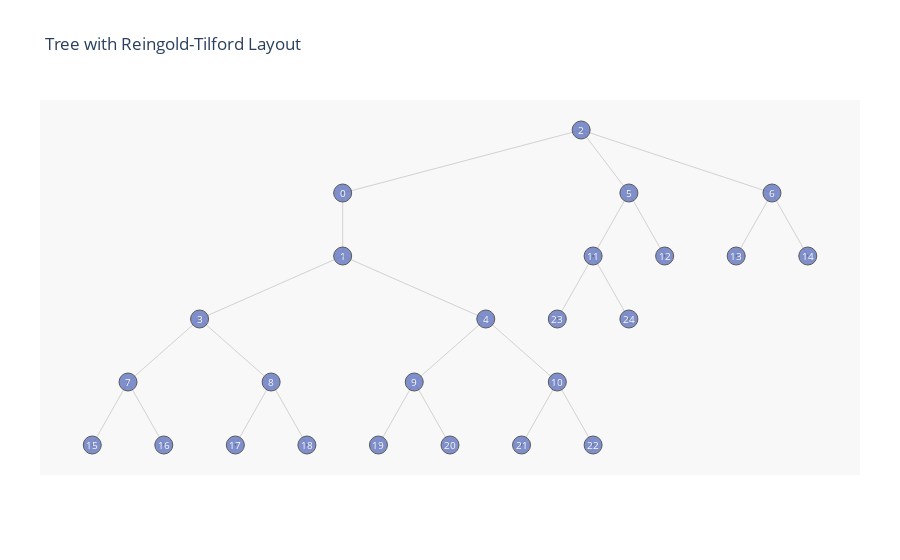

The notebook cell this image was saved under:
### Code cell
axis = dict(showline=False, # hide axis line, grid, ticklabels and  title
            zeroline=False,
            showgrid=False,
            showticklabels=False,
            )

fig.update_layout(title= 'Tree with Reingold-Tilford Layout',
              annotations=make_annotations(position, v_label),
              font_size=12,
              showlegend=False,
              xaxis=axis,
              yaxis=axis,
              margin=dict(l=40, r=40, b=85, t=100),
              hovermode='closest',
              plot_bgcolor='rgb(248,248,248)'
              )
fig.show()

### Figure 1 — Plotly figure (JSON) as saved in the notebook; plotly's stock layout.template omitted (floating-point values rounded to 4 significant figures)
{"data": [{"hoverinfo": "none", "line": {"color": "rgb(210,210,210)", "width": 1}, "mode": "lines", "type": "scatter", "x": [-3.333, -3.333, null, -3.333, 0, null, -3.333, -5.333, null, -3.333, -1.333, null, 0, 0.6667, null, 0, 2.667, null, -5.333, -6.333, null, -5.333, -4.333, null, -1.333, -2.333, null, -1.333, -0.3333, null, 0.6667, 0.1667, null, 0.6667, 1.167, null, 2.667, 2.167, null, 2.667, 3.167, null, -6.333, -6.833, null, -6.333, -5.833, null, -4.333, -4.833, null, -4.333, -3.833, null, -2.333, -2.833, null, -2.333, -1.833, null, -0.3333, -0.8333, null, -0.3333, 0.1667, null, 0.1667, -0.3333, null, 0.1667, 0.6667, null], "y": [9, 8, null, 9, 10, null, 8, 7, null, 8, 7, null, 10, 9, null, 10, 9, null, 7, 6, null, 7, 6, null, 7, 6, null, 7, 6, null, 9, 8, null, 9, 8, null, 9, 8, null, 9, 8, null, 6, 5, null, 6, 5, null, 6, 5, null, 6, 5, null, 6, 5, null, 6, 5, null, 6, 5, null, 6, 5, null, 8, 7, null, 8, 7, null]}, {"hoverinfo": "text", "marker": {"color": "#6175c1", "line": {"color": "rgb(50,50,50)", "width": 1}, "size": 18, "symbol": "circle-dot"}, "mode": "markers", "name": "bla", "opacity": 0.8, "text": ["0", "1", "2", "3", "4", "5", "6", "7", "8", "9", "10", "11", "12", "13", "14", "15", "16", "17", "18", "19", "20", "21", "22", "23", "24"], "type": "scatter", "x": [-3.333, -3.333, 0, -5.333, -1.333, 0.6667, 2.667, -6.333, -4.333, -2.333, -0.3333, 0.1667, 1.167, 2.167, 3.167, -6.833, -5.833, -4.833, -3.833, -2.833, -1.833, -0.8333, 0.1667, -0.3333, 0.6667], "y": [9, 8, 10, 7, 7, 9, 9, 6, 6, 6, 6, 8, 8, 8, 8, 5, 5, 5, 5, 5, 5, 5, 5, 7, 7]}], "layout": {"annotations": [{"font": {"color": "rgb(250,250,250)", "size": 10}, "showarrow": false, "text": "0", "x": -3.333, "xref": "x", "y": 9, "yref": "y"}, {"font": {"color": "rgb(250,250,250)", "size": 10}, "showarrow": false, "text": "1", "x": -3.333, "xref": "x", "y": 8, "yref": "y"}, {"font": {"color": "rgb(250,250,250)", "size": 10}, "showarrow": false, "text": "2", "x": 0, "xref": "x", "y": 10, "yref": "y"}, {"font": {"color": "rgb(250,250,250)", "size": 10}, "showarrow": false, "text": "3", "x": -5.333, "xref": "x", "y": 7, "yref": "y"}, {"font": {"color": "rgb(250,250,250)", "size": 10}, "showarrow": false, "text": "4", "x": -1.333, "xref": "x", "y": 7, "yref": "y"}, {"font": {"color": "rgb(250,250,250)", "size": 10}, "showarrow": false, "text": "5", "x": 0.6667, "xref": "x", "y": 9, "yref": "y"}, {"font": {"color": "rgb(250,250,250)", "size": 10}, "showarrow": false, "text": "6", "x": 2.667, "xref": "x", "y": 9, "yref": "y"}, {"font": {"color": "rgb(250,250,250)", "size": 10}, "showarrow": false, "text": "7", "x": -6.333, "xref": "x", "y": 6, "yref": "y"}, {"font": {"color": "rgb(250,250,250)", "size": 10}, "showarrow": false, "text": "8", "x": -4.333, "xref": "x", "y": 6, "yref": "y"}, {"font": {"color": "rgb(250,250,250)", "size": 10}, "showarrow": false, "text": "9", "x": -2.333, "xref": "x", "y": 6, "yref": "y"}, {"font": {"color": "rgb(250,250,250)", "size": 10}, "showarrow": false, "text": "10", "x": -0.3333, "xref": "x", "y": 6, "yref": "y"}, {"font": {"color": "rgb(250,250,250)", "size": 10}, "showarrow": false, "text": "11", "x": 0.1667, "xref": "x", "y": 8, "yref": "y"}, {"font": {"color": "rgb(250,250,250)", "size": 10}, "showarrow": false, "text": "12", "x": 1.167, "xref": "x", "y": 8, "yref": "y"}, {"font": {"color": "rgb(250,250,250)", "size": 10}, "showarrow": false, "text": "13", "x": 2.167, "xref": "x", "y": 8, "yref": "y"}, {"font": {"color": "rgb(250,250,250)", "size": 10}, "showarrow": false, "text": "14", "x": 3.167, "xref": "x", "y": 8, "yref": "y"}, {"font": {"color": "rgb(250,250,250)", "size": 10}, "showarrow": false, "text": "15", "x": -6.833, "xref": "x", "y": 5, "yref": "y"}, {"font": {"color": "rgb(250,250,250)", "size": 10}, "showarrow": false, "text": "16", "x": -5.833, "xref": "x", "y": 5, "yref": "y"}, {"font": {"color": "rgb(250,250,250)", "size": 10}, "showarrow": false, "text": "17", "x": -4.833, "xref": "x", "y": 5, "yref": "y"}, {"font": {"color": "rgb(250,250,250)", "size": 10}, "showarrow": false, "text": "18", "x": -3.833, "xref": "x", "y": 5, "yref": "y"}, {"font": {"color": "rgb(250,250,250)", "size": 10}, "showarrow": false, "text": "19", "x": -2.833, "xref": "x", "y": 5, "yref": "y"}, {"font": {"color": "rgb(250,250,250)", "size": 10}, "showarrow": false, "text": "20", "x": -1.833, "xref": "x", "y": 5, "yref": "y"}, {"font": {"color": "rgb(250,250,250)", "size": 10}, "showarrow": false, "text": "21", "x": -0.8333, "xref": "x", "y": 5, "yref": "y"}, {"font": {"color": "rgb(250,250,250)", "size": 10}, "showarrow": false, "text": "22", "x": 0.1667, "xref": "x", "y": 5, "yref": "y"}, {"font": {"color": "rgb(250,250,250)", "size": 10}, "showarrow": false, "text": "23", "x": -0.3333, "xref": "x", "y": 7, "yref": "y"}, {"font": {"color": "rgb(250,250,250)", "size": 10}, "showarrow": false, "text": "24", "x": 0.6667, "xref": "x", "y": 7, "yref": "y"}], "font": {"size": 12}, "hovermode": "closest", "margin": {"b": 85, "l": 40, "r": 40, "t": 100}, "plot_bgcolor": "rgb(248,248,248)", "showlegend": false, "title": {"text": "Tree with Reingold-Tilford Layout"}, "xaxis": {"showgrid": false, "showline": false, "showticklabels": false, "zeroline": false}, "yaxis": {"showgrid": false, "showline": false, "showticklabels": false, "zeroline": false}}}
